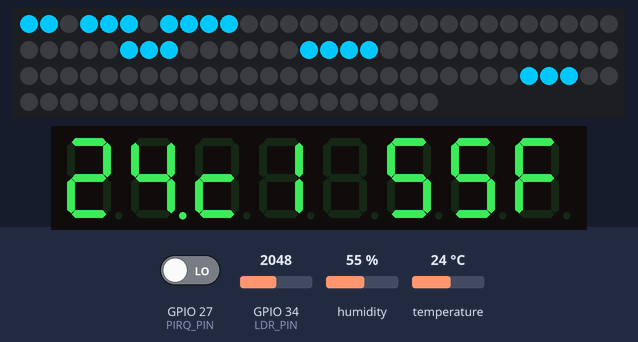
A sketch run on a simulated ESP32. Parts: 111 RGB LEDs in strip order, left to right, continuing on the next row, 8-digit seven-segment display. The inputs (shaded band) are chosen by the test bench; at power-on: GPIO 34 (LDR_PIN) = 2048, GPIO 27 (PIRQ_PIN) LOW, humidity 55 %, temperature 24 °C. WiFi joins after 1.5 s; servers stay silent unless stated; the local clock reads 2024-03-15 10:24:30 at power-on unless the sketch sets it; what the sketch prints to the serial monitor is not drawn.

Above: at 4.7 s.
4.8 s: GPIO 34 (LDR_PIN) set to 330
At 6.9 s:
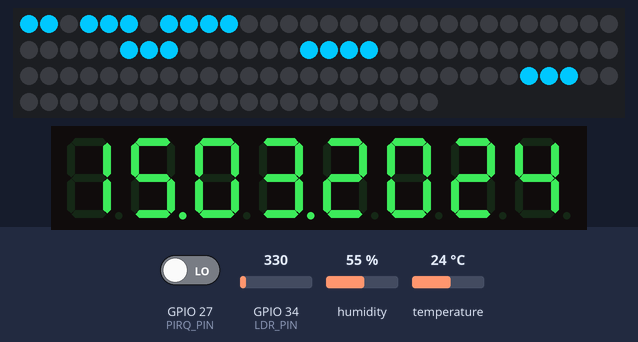
12.1 s: GPIO 34 (LDR_PIN) set to 288
At 13.1 s:
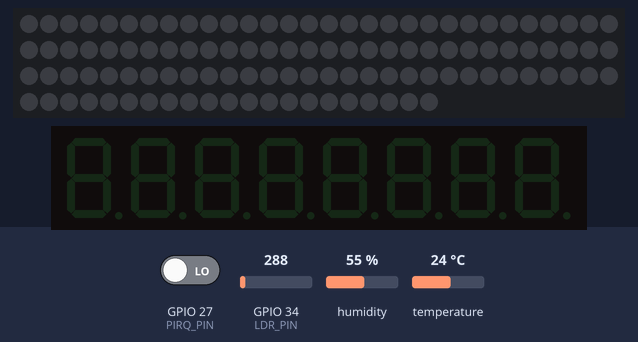
Timing chart, 0 to 15.1 s (numbered marks = the images above; inputs shaded):
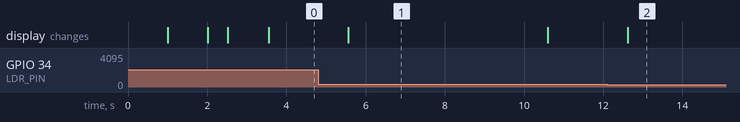

The sketch:

Word_Clock_ESP_32.ino
```cpp
#include <Arduino.h>
#include <FastLED.h>
#include <LedControl.h>
#include <WiFi.h>
#include <DHT.h>
#include "time.h"

const char* ssid = "your-SSID";
const char* password = "your-Passwort";

#define LED_PIN     13
#define NUM_LEDS    111
#define LDR_PIN     34
#define DHTPIN      4
#define PIRQ_PIN    27
#define DHTTYPE     DHT11

// MAX7219 7-Segment-Display (DIN=23, CLK=18, CS=5, 1 Modul mit 8 Ziffern)
LedControl lc = LedControl(23, 18, 5, 1);
DHT dht(DHTPIN, DHTTYPE);

CRGB leds[NUM_LEDS];
#define CLOCK_COLOR CRGB(0, 200, 255)

unsigned long lastMotionTime = 0;
const unsigned long TIMEOUT_DURATION = 15UL * 60UL * 1000UL; // 15 Minuten
bool clockIsSleeping = false;

int lastSyncDay = -1;

struct Time12H {
  int hours;
  int minutes;
};

class TimeManager {
public:
  void configureTime() {
    // 3600 Sek (MEZ) + 3600 Sek (Sommerzeit-Offset) = Korrekte deutsche Zeit
    configTime(3600, 3600, "pool.ntp.org", "time.nist.gov");
  }

  Time12H getCurrentTime() {
    struct tm timeinfo;
    Time12H currentTime = {12, 0};
    if (getLocalTime(&timeinfo)) {
      currentTime.hours = timeinfo.tm_hour;
      currentTime.minutes = timeinfo.tm_min;
    }
    return currentTime;
  }

  void getDate(int &day, int &month, int &year) {
    struct tm timeinfo;
    if (getLocalTime(&timeinfo)) {
      day = timeinfo.tm_mday;
      month = timeinfo.tm_mon + 1;
      year = timeinfo.tm_year + 1900;
    }
  }
};

TimeManager timeManager;

const int Es[] = {0, 1};
const int Ist[] = {3, 4, 5};
const int Fuenf_Min[] = {7, 8, 9, 10};
const int Zehn_Min[] = {18, 19, 20, 21};
const int Zwanzig[] = {11, 12, 13, 14, 15, 16, 17};
const int Dreiviertel[] = {22, 23, 24, 25, 26, 27, 28, 29, 30, 31, 32};
const int Viertel[] = {26, 27, 28, 29, 30, 31, 32};
const int Nach[] = {38, 39, 40, 41};
const int Vor[] = {35, 36, 37};
const int Halb[] = {44, 45, 46, 47};
const int Zwoelf[] = {49, 50, 51, 52, 53, 54};
const int Zwei[] = {62, 63, 64, 65};
const int Eins[] = {60, 61, 62, 63};
const int Ein[] = {61, 62, 63};
const int Sieben[] = {55, 56, 57, 58, 59, 60};
const int Drei[] = {67, 68, 69, 70};
const int Fuenf_Std[] = {73, 74, 75, 76};
const int Elf[] = {85, 86, 87};
const int Neun[] = {81, 82, 83, 84};
const int Vier[] = {77, 78, 79, 80};
const int Acht[] = {89, 90, 91, 92};
const int Zehn_Std[] = {93, 94, 95, 96};
const int Sechs[] = {104, 105, 106, 107, 108};
const int Uhr[] = {100, 101, 102};

const int WLAN_ANIMATION_PART1[] = {82};
const int WLAN_ANIMATION_PART2[] = {82, 73, 59, 60, 61, 69};
const int WLAN_ANIMATION_PART3[] = {82, 73, 59, 60, 61, 69, 56, 53, 35, 29, 28, 27, 26, 25, 41, 45, 64};

void lightWord(const int word[], int size, CRGB color) {
  for (int i = 0; i < size; i++) {
    if (word[i] < NUM_LEDS) {
      leds[word[i]] = color;
    }
  }
}

void syncNTP() {
  WiFi.mode(WIFI_STA);
  WiFi.begin(ssid, password);

  int attempts = 0;
  while (WiFi.status() != WL_CONNECTED && attempts < 40) {
    FastLED.clear();
    int phase = (attempts / 2) % 3;
    if (phase == 0) lightWord(WLAN_ANIMATION_PART1, 1, CLOCK_COLOR);
    else if (phase == 1) lightWord(WLAN_ANIMATION_PART2, 6, CLOCK_COLOR);
    else lightWord(WLAN_ANIMATION_PART3, 17, CLOCK_COLOR);
    FastLED.show();

    delay(500);
    attempts++;
  }

  if (WiFi.status() == WL_CONNECTED) {
    Serial.println("\nWLAN verbunden, frage NTP-Zeit ab...");
    timeManager.configureTime();

    struct tm timeinfo;
    int ntpTries = 0;
    while (!getLocalTime(&timeinfo) && ntpTries < 20) {
      delay(500);
      ntpTries++;
    }

    if (ntpTries < 20) {
      Serial.println("NTP-Zeit erfolgreich synchronisiert!");
      FastLED.clear();
      lightWord(WLAN_ANIMATION_PART3, 17, CRGB::Green);
      FastLED.show();
      delay(1000);
    } else {
      Serial.println("NTP-Timeout! Konnte Zeit nicht laden.");
    }

    WiFi.disconnect(true);
    WiFi.mode(WIFI_OFF);
  } else {
    Serial.println("\nWLAN-Verbindung fehlgeschlagen!");
  }
}

void setup() {
  Serial.begin(115200);
  delay(1000);

  pinMode(PIRQ_PIN, INPUT);

  FastLED.addLeds<WS2812B, LED_PIN, GRB>(leds, NUM_LEDS);
  FastLED.clear();
  FastLED.show();

  lc.shutdown(0, false);
  lc.setIntensity(0, 10);
  lc.clearDisplay(0);

  dht.begin();

  syncNTP();

  lastMotionTime = millis();
}

unsigned long previousMillis = 0;
bool showTemp = true;

void loop() {
  struct tm timeinfo;
  if (getLocalTime(&timeinfo)) {
    if (timeinfo.tm_hour == 12 && timeinfo.tm_min == 0 && timeinfo.tm_mday != lastSyncDay) {
      Serial.println("Es ist 12:00 Uhr mittags - Starte automatischen Zeitsync...");
      syncNTP();
      lastSyncDay = timeinfo.tm_mday;
    }
  }

  // --- 1. Bewegung prüfen ---
  if (digitalRead(PIRQ_PIN) == HIGH) {
    lastMotionTime = millis();
    if (clockIsSleeping) {
      clockIsSleeping = false;
      Serial.println("Bewegung erkannt! Uhr wacht auf.");
    }
  }

  if (millis() - lastMotionTime > TIMEOUT_DURATION) {
    clockIsSleeping = true;
  }

  if (clockIsSleeping) {
    FastLED.setBrightness(0);
    lc.setIntensity(0, 0);
    FastLED.clear();
    FastLED.show();
    lc.clearDisplay(0);
    delay(500);
    return;
  }

  // --- 2. LDR Nachtabschaltung ---
  int ldrValue = analogRead(LDR_PIN);
  if (ldrValue < 300) {
    FastLED.setBrightness(0);
    lc.setIntensity(0, 0);
    FastLED.clear();
    FastLED.show();
    lc.clearDisplay(0);
    delay(1000);
    return;
  } else {
    FastLED.setBrightness(255);
    lc.setIntensity(0, 10);
  }

  // --- 3. Zeit holen und Matrix steuern ---
  Time12H currentTime = timeManager.getCurrentTime();
  int minutes = currentTime.minutes;
  int hours = currentTime.hours;

  int m5 = (minutes + 2) / 5;
  int displayHour = hours % 12;

  if (m5 >= 5) displayHour = (displayHour + 1) % 12;
  if (displayHour == 0) displayHour = 12;

  FastLED.clear();

  lightWord(Es, 2, CLOCK_COLOR);
  lightWord(Ist, 3, CLOCK_COLOR);

  switch (m5) {
    case 0: break;
    case 1: lightWord(Fuenf_Min, 4, CLOCK_COLOR); lightWord(Nach, 4, CLOCK_COLOR); break;
    case 2: lightWord(Zehn_Min, 4, CLOCK_COLOR); lightWord(Nach, 4, CLOCK_COLOR); break;
    case 3: lightWord(Viertel, 7, CLOCK_COLOR); lightWord(Nach, 4, CLOCK_COLOR); break;
    case 4: lightWord(Zwanzig, 7, CLOCK_COLOR); lightWord(Nach, 4, CLOCK_COLOR); break;
    case 5: lightWord(Fuenf_Min, 4, CLOCK_COLOR); lightWord(Vor, 3, CLOCK_COLOR); lightWord(Halb, 4, CLOCK_COLOR); break;
    case 6: lightWord(Halb, 4, CLOCK_COLOR); break;
    case 7: lightWord(Fuenf_Min, 4, CLOCK_COLOR); lightWord(Nach, 4, CLOCK_COLOR); lightWord(Halb, 4, CLOCK_COLOR); break;
    case 8: lightWord(Zehn_Min, 4, CLOCK_COLOR); lightWord(Vor, 3, CLOCK_COLOR); lightWord(Halb, 4, CLOCK_COLOR); break;
    case 9: lightWord(Viertel, 7, CLOCK_COLOR); lightWord(Vor, 3, CLOCK_COLOR); break;
    case 10: lightWord(Zehn_Min, 4, CLOCK_COLOR); lightWord(Vor, 3, CLOCK_COLOR); break;
    case 11: lightWord(Fuenf_Min, 4, CLOCK_COLOR); lightWord(Vor, 3, CLOCK_COLOR); break;
  }

  if (m5 == 0) {
    if (displayHour == 1) lightWord(Ein, 3, CLOCK_COLOR);
    else if (displayHour == 2) lightWord(Zwei, 4, CLOCK_COLOR);
    else if (displayHour == 3) lightWord(Drei, 4, CLOCK_COLOR);
    else if (displayHour == 4) lightWord(Vier, 4, CLOCK_COLOR);
    else if (displayHour == 5) lightWord(Fuenf_Std, 4, CLOCK_COLOR);
    else if (displayHour == 6) lightWord(Sechs, 5, CLOCK_COLOR);
    else if (displayHour == 7) lightWord(Sieben, 6, CLOCK_COLOR);
    else if (displayHour == 8) lightWord(Acht, 4, CLOCK_COLOR);
    else if (displayHour == 9) lightWord(Neun, 4, CLOCK_COLOR);
    else if (displayHour == 10) lightWord(Zehn_Std, 4, CLOCK_COLOR);
    else if (displayHour == 11) lightWord(Elf, 3, CLOCK_COLOR);
    else if (displayHour == 12) lightWord(Zwoelf, 6, CLOCK_COLOR);

    lightWord(Uhr, 3, CLOCK_COLOR);
  } else {
    if (displayHour == 1) lightWord(Eins, 4, CLOCK_COLOR);
    else if (displayHour == 2) lightWord(Zwei, 4, CLOCK_COLOR);
    else if (displayHour == 3) lightWord(Drei, 4, CLOCK_COLOR);
    else if (displayHour == 4) lightWord(Vier, 4, CLOCK_COLOR);
    else if (displayHour == 5) lightWord(Fuenf_Std, 4, CLOCK_COLOR);
    else if (displayHour == 6) lightWord(Sechs, 5, CLOCK_COLOR);
    else if (displayHour == 7) lightWord(Sieben, 6, CLOCK_COLOR);
    else if (displayHour == 8) lightWord(Acht, 4, CLOCK_COLOR);
    else if (displayHour == 9) lightWord(Neun, 4, CLOCK_COLOR);
    else if (displayHour == 10) lightWord(Zehn_Std, 4, CLOCK_COLOR);
    else if (displayHour == 11) lightWord(Elf, 3, CLOCK_COLOR);
    else if (displayHour == 12) lightWord(Zwoelf, 6, CLOCK_COLOR);
  }

  FastLED.show();

  // --- 4. 7-Segment-Display Wechsel ---
  unsigned long currentMillis = millis();
  if (currentMillis - previousMillis >= 5000) {
    previousMillis = currentMillis;
    showTemp = !showTemp;
  }

  lc.clearDisplay(0);
  if (showTemp) {
    float temp = dht.readTemperature();
    float hum = dht.readHumidity();

    int tInt = (int)temp;
    int hInt = (int)hum;

    lc.setDigit(0, 7, tInt / 10, false);
    lc.setDigit(0, 6, tInt % 10, true);
    lc.setChar(0,  5, 'C', false);
    lc.setRow(0, 4, B00110000); // Sauberes 'I'

    lc.setDigit(0, 2, hInt / 10, false);
    lc.setDigit(0, 1, hInt % 10, false);
    lc.setChar(0,  0, 'F', false);
  } else {
    int d, m, y;
    timeManager.getDate(d, m, y);

    lc.setDigit(0, 7, d / 10, false);
    lc.setDigit(0, 6, d % 10, true);
    lc.setDigit(0, 5, m / 10, false);
    lc.setDigit(0, 4, m % 10, true);
    lc.setDigit(0, 3, (y / 1000) % 10, false);
    lc.setDigit(0, 2, (y / 100) % 10, false);
    lc.setDigit(0, 1, (y / 10) % 10, false);
    lc.setDigit(0, 0, y % 10, false);
  }

  delay(1000);
}
```

Measured:
- the behaviour switches between 300 and 299 on GPIO 34 (LDR_PIN) (found by bisection; images 1 and 2)
- after the input at 12.1 s, the display: changes after 0.51 s (image 2)
- what the display in image 1 shows lasts 5.0 s, from 5.6 s to 10.6 s
